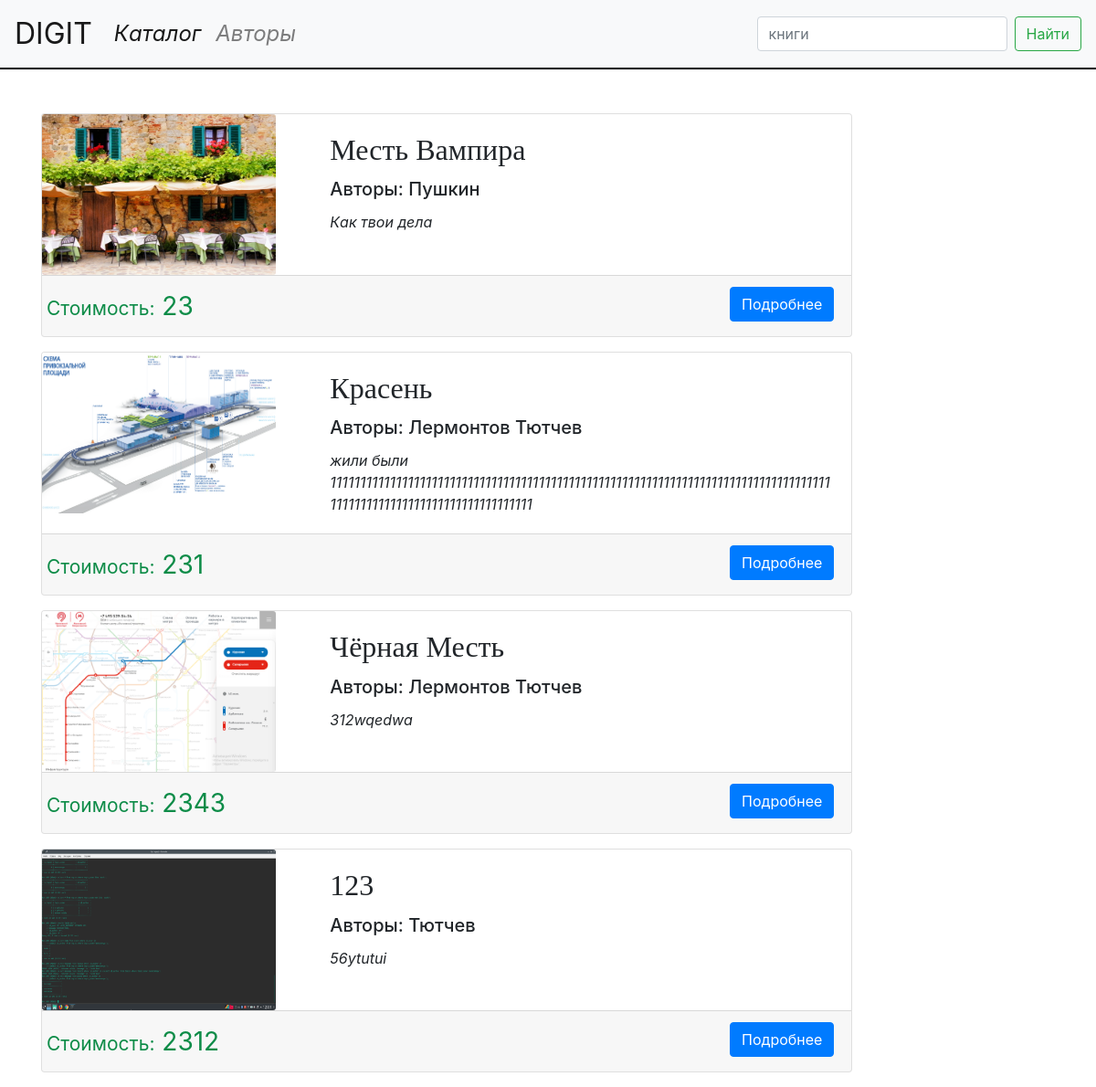
Screenshot of /digit/catalog/ with the database file from the repository.
### server/models.py (models this page shows, shortened)
class Books(models.Model):
	Id_book		= models.AutoField(primary_key = True)
	Title 		= models.CharField(max_length = 60)
	Body 		= models.TextField(blank = True, db_index = True)
	Picture 	= models.ImageField(
									validators = [validate_picture],
									upload_to = 'pictures/'
									)
	File 		= models.FileField(
									blank = True,
									validators = [validate_file],
									upload_to = 'files/'
									)
	Authors		= models.ManyToManyField('Authors', related_name = 'books')
	Cost 		= models.IntegerField()
	Slug		= models.SlugField(max_length = 30, unique = True, blank = True)
	def get_absolute_url(self):
		return reverse('catalog_detail_url', kwargs = {'Slug':self.Slug})

class Authors(models.Model):
	Id_author	= models.AutoField(primary_key = True)
	Author 		= models.CharField(max_length = 30, unique = True)
	Slug 		= models.SlugField(max_length = 30, unique = True, blank = True)
	def __str__(self):
		return self.Author

### server/views.py (the view)
# urls.py: path('catalog/', catalog.as_view(), name = 'catalog_url'),
class catalog(ObjectsMixin, View):
	model 	 	= Books
	template 	='blog/catalog.html'
	search 		= 0

### server/utils.py (called while the page is built)
	def get(self, request):
		search_query = request.GET.get('search', '')
		if search_query:
			if (self.search == 0):
				obj = self.model.objects.filter(Title__icontains = search_query)
			elif (self.search == 1):
				obj = self.model.objects.filter(Nickname__icontains = search_query)
			elif (self.search == 2):
				obj = self.model.objects.filter(Author__icontains = search_query)
		else:
			obj = self.model.objects.all()
		return render(request, self.template, context = { self.model.__name__.lower() : obj })

### server/templates/blog/catalog.html (shortened to what this page needs)
{% extends 'blog/base.html' %}
{% block content %}
	{% for book in books %}
	<div class="card mb-3" style="max-width: 80%;">
		<div class="row no-gutters">
			<div class="col-md-4">
				<img src="{{ book.Picture.url }}" class="card-img" style="width: 16em; height: 11em">
			</div>
			<div class="col-md-8">
				<div class="card-body">
					<h5 class="card-title" style="font-size: 200%; font-family: 'Times New Roman'">{{ book.Title|title }}</h5>
					<h5 class="card-title">Авторы: {% for author in book.Authors.all %} {{ author }} {% endfor %}</h5>
					<p class="card-text" style="font-style: italic;">{{ book.Body|truncatewords:20 }}</p>
				</div>
			</div>
		</div>
		<div class="card-footer">
					<div class="row">
						<div style="font-size: 175%; color: #0e8c48;">
							<span style="font-size: 75%">Стоимость:</span> {{ book.Cost }}
						</div>
						<div style="position: absolute; left: 85%;">
							<a href="{{ book.get_absolute_url }}" class="btn btn-primary">Подробнее</a>
						</div>
					</div>
				</div>
	</div>
	{% endfor %}
{% endblock %}
{% block search %}
	<form class="form-inline my-2 my-lg-0" action="{% url 'catalog_url' %}">
			<input class="form-control mr-sm-2" type="search" placeholder="книги" aria-label="Search" name = "search">
			<button class="btn btn-outline-success my-2 my-sm-0" type="submit">Найти</button>
	</form>
{% endblock %}

### server/templates/blog/base.html
{% extends 'base.html' %}

### templates/base.html (shortened to what this page needs)
<!DOCTYPE html>
<html>
<head>
	<link rel="stylesheet" href="https://stackpath.bootstrapcdn.com/bootstrap/4.3.1/css/bootstrap.min.css">
</head>
<body>
	<nav class="navbar navbar-expand-lg navbar-light bg-light" style="border-bottom: 2px solid black">
		<a class="navbar-brand" href="#" style="font-size: 200%">DIGIT</a>
		<div class="collapse navbar-collapse" id="navbarNav">
			<ul class="navbar-nav">
				<li class="nav-item active">
					<a class="nav-link" href="{% url 'catalog_url' %}" style="font-style: italic;">Каталог</a>
				</li>
				<li class="nav-item">
					<a class="nav-link" href="{% url 'authors_url' %}" style="font-style: italic;">Авторы</a>
				</li>
			</ul>
		</div>
		{% block search %}
		{% endblock %}
	</nav>
	<div class = 'container mt-5'>
		{% block content %}{% endblock %}
	</div>
</body>
</html>

### templates/base.html (style rules this page uses)
.nav-link { font-size: 150%; color: black; }

### rows the page displays
Books: Picture (picture), Title "Месть Вампира", Body "Как твои дела", Cost "23"
Authors: Author "Пушкин"
Books: Picture (picture), Title "Красень", Body "жили были 1111111111111111111111111111111111111111111111111111111111111111111111111111111111111111111111111111111111111111111111", Cost "231"
Authors: Author "Лермонтов"
Authors: Author "Тютчев"
Books: Picture (picture), Title "Чёрная Месть", Body "312wqedwa", Cost "2343"
Books: Picture (picture), Title "123", Body "56ytutui", Cost "2312"
